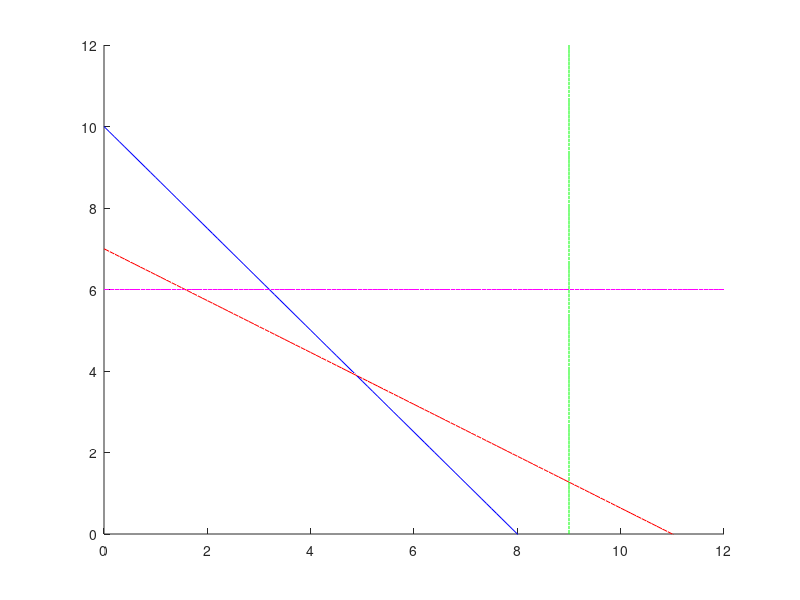

MATLAB code for this plot: (Note: this script raises an error after producing the figure.)
function Gas_Processing()
clear
clc
close all

format long g

%%%%%Plot Objective Function
x1 = 0:0.1:12;
x2 = 0:0.1:12;
[xg1,xg2] = meshgrid(x1,x2);
fg = -(150*xg1+175*xg2);
%mesh(xg1,xg2,fg)
hold on

%%%%Plot Constraints
x2C1 = (77-7*x1)/11;
fC1 = objfun([x1;x2C1]);
plot3(x1,x2C1,fC1,'r-')

x2C2 = (80-10*x1)/8;
fC2 = objfun([x1;x2C2]);
plot3(x1,x2C2,fC2,'b-')

x1C3 = 9*ones(1,length(x1));
fC3 = objfun([x1C3;x2]);
plot3(x1C3,x2,fC3,'g-')

x2C4 = 6*ones(1,length(x1));
fC4 = objfun([x1;x2C4]);
plot3(x1,x2C4,fC4,'m-')

%%%%Restrict Viewing Axis
xlim([0 12])
ylim([0 12])
view(0,90)

%%%solve problem using fmincon
%%%Initial Guess 
x0 = [1;1];
options = optimset('LargeScale','off');
[xf,fm] = fmincon(@objfun,x0,[],[],[],[],[],[],@confun,options);
x1Gas = xf(1)
x2Gas = xf(2)
Cost = -fm
plot3(x1Gas,x2Gas,fm,'bs','MarkerSize',20)

xlabel('Regular Gas (Tonnes)')
ylabel('Premium Gas (Tonnes)')

legend('Volume Constraint','Time Constraint','Storage Constraint (Regular)','Storage Constraint (Premium)')

%%%Pareto Frontier
A = [0,6];
B = [1.5,6];
C = xf';
D = [8,0];

plot3(A(1),A(2),0,'b*','MarkerSize',20)
plot3(B(1),B(2),0,'b*','MarkerSize',20)
plot3(C(1),C(2),0,'b*','MarkerSize',20)
plot3(D(1),D(2),0,'b*','MarkerSize',20)

%%%%Feasible Design Space
F = [A;B;C;D;[0,0]];
patch(F(:,1),F(:,2),'g')

function f = objfun(x)
x1 = x(1,:);
x2 = x(2,:);
f = -(150*x1 + 175*x2);


function [cineq,ceq] = confun(x)
x1 = x(1);
x2 = x(2);
cineq = [7*x1+11*x2-77;
    10*x1+8*x2-80;
    x1-9;
    x2-6;
    -x1;
    -x2];
ceq = [];
